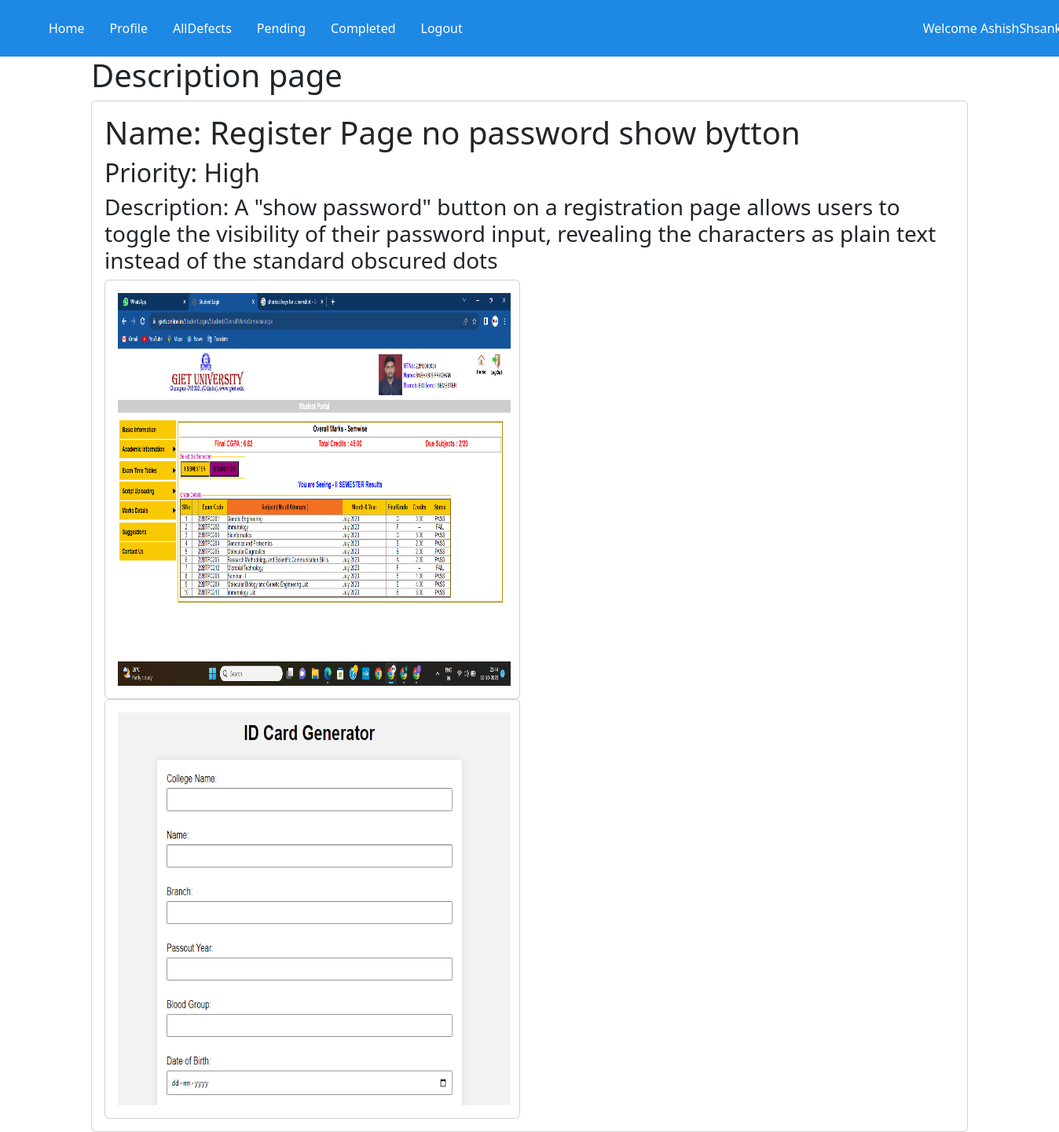
Page /defects/1 (signed in) on the committed database.
### defects/models.py (models this page shows, shortened)
class Defects_details(models.Model):
    defect_id = models.CharField(max_length=100)
    defect_name = models.CharField(max_length=100)
    assigned_by = models.ForeignKey(Testers,on_delete=models.CASCADE)
    assigned_to = models.ForeignKey(Developers,on_delete=models.CASCADE)
    description = models.TextField()
    defect_status = models.CharField(max_length=100)
    priority = models.CharField(max_length=100)
    assigned_date = models.DateField(auto_now_add=True)

class Defect_Screen_Shots(models.Model):
    defect = models.ForeignKey(Defects_details,on_delete=models.CASCADE)
    defect_img = models.ImageField(upload_to='defectimg',blank=True,null=True)

### defects/views.py (the view)
# urls.py: path('/<int:id>',views.description,name='description'),
@login_required(login_url='login')
def description(request,id=0):
    des = Defects_details.objects.get(id=id)
    dimg = Defect_Screen_Shots.objects.filter(defect=des)
    return render(request,'defects/description.html',{'des':des,'dimg':dimg})

### templates/defects/description.html
{% extends 'defects/base.html'%}
{% block content%}
    <div class="container">
        <h1>Description page</h1>
        <div class="jumbotron">
            <div class="card card-body">
                <h1>Name: {{des.defect_name}}</h1>
                <h2>Priority: {{des.priority}}</h2>
                <h3>Description: {{des.description}}</h3>
                {% for i in dimg %}
                <div class="row">
                    <div class="col-md-6">
                        <div class="card card-body">
                            <img src="{{i.defect_img.url}}" alt="No img" height="500px" width="500px">
                        </div>
                    </div>
                </div>
                {% endfor %}
            </div>
        </div>
    </div>
{% endblock %}

### templates/defects/base.html (shortened to what this page needs)
<!DOCTYPE html>
<html lang="en">
<head>
    <link href="https://cdn.jsdelivr.net/npm/bootstrap@5.3.7/dist/css/bootstrap.min.css" rel="stylesheet">
    <link rel="stylesheet" href="https://cdn.jsdelivr.net/npm/bootstrap-icons@1.13.1/font/bootstrap-icons.min.css">
</head>
<body>
    <div class="navbar nav-light" style="background-color: #1E88E5; color: white;">
        <div class="container">
            <ul class="nav navbar" style="position:relative; left: -70px;">
                <li class="nav-item"><a href="{% url "home" %}" class="nav-link" style="color: white;">Home</a></li>
                <li class="nav-item"><a href="{% url "profile" %}" class="nav-link" style="color: white;">Profile</a></li>
                <li class="nav-item"><a href="{% url "defectdetal" %}" class="nav-link" style="color: white;">AllDefects</a></li>
                <li class="nav-item"><a href="{% url "pending" %}" class="nav-link" style="color: white;">Pending</a></li>
                <li class="nav-item"><a href="{% url "completed" %}" class="nav-link" style="color: white;">Completed</a></li>
                <li class="nav-item"><a href="{% url "logout" %}" class="nav-link" style="color: white;">Logout</a></li>
                <li class="nav-item" style="position: relative; left: 570px;">Welcome {{user.username}}</li>
            </ul>
        </div>
    </div>
    {% block content %}
    {% endblock  %}
</body>
</html>

### rows in the picture
Defects_details: defect_name "Register Page no password show bytton", priority "High", description "A \"show password\" button on a registration page allows users to toggle the visibility of their password input, revealing the characters as plain text instead of the standard obscured dots"
Defect_Screen_Shots: defect_img (picture)
Defect_Screen_Shots: defect_img (picture)
